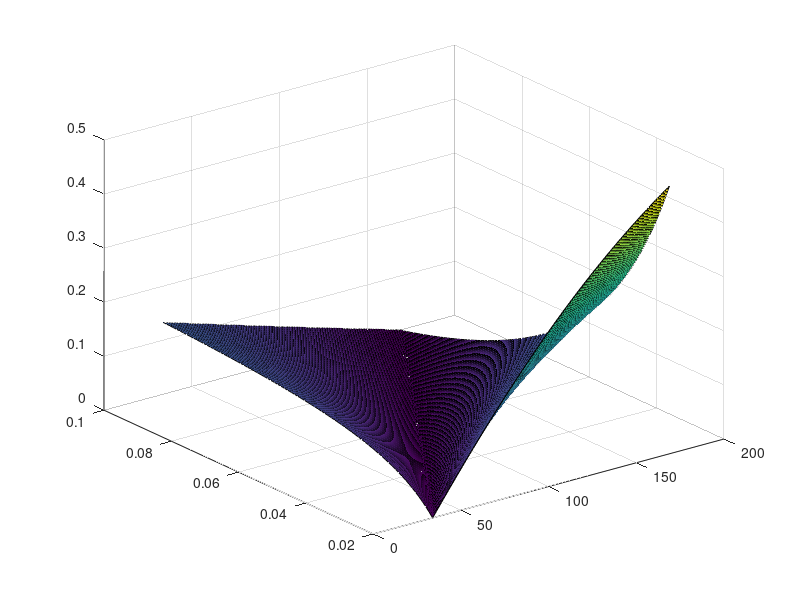

Reproduce this figure in MATLAB.
[r1,d]=meshgrid(33.86:1:169.4,0.02:0.001:0.1);
c1=4.7e-9;
r3=10e3;
cx=220e-9;
rx=d./(20e3.*2.*pi.*cx);
r4=(rx.*r3)./r1

w=i*2*pi*20e3;
z1=r1+(1./(w.*c1))
zx=rx+(1./(w.*cx))
vd=((r3./(r3+z1))-(r4./(r4+zx)))
surf(r1,d,abs(vd))
